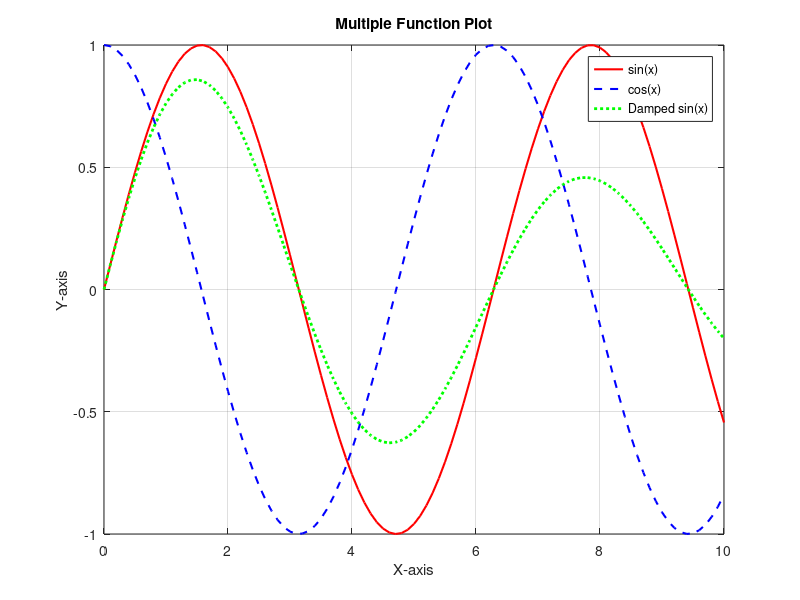
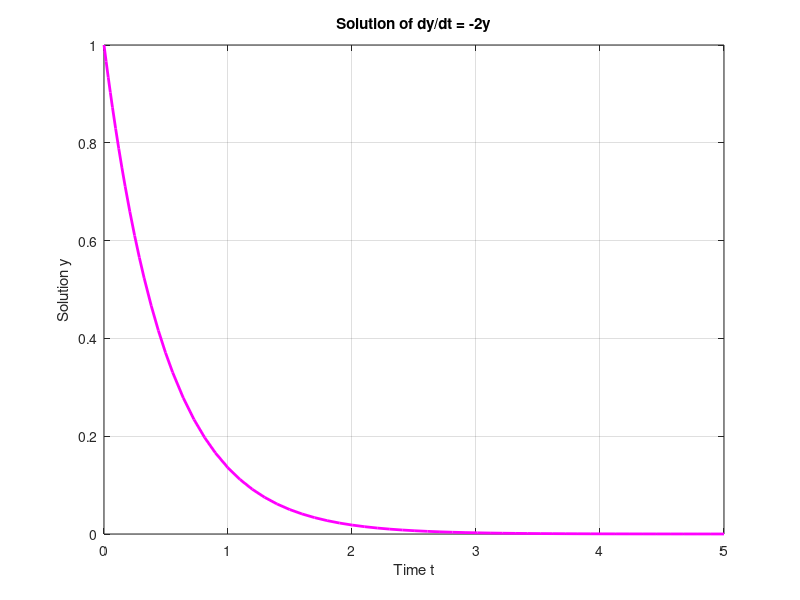

The MATLAB script that drew these images, in order: (Note: this script raises an error after producing the figures.)
%% MATLAB Advanced Practice Guide
% Covers: Advanced Plotting, File Handling, Vectorization, Numerical Solving, and GUI Preview

clc;
clear;
close all;

%% 1. Advanced Plotting: Multiple Plots with Legends
x = 0:0.1:10;
y1 = sin(x);
y2 = cos(x);
y3 = exp(-0.1 * x) .* sin(x);

figure;
plot(x, y1, 'r', 'LineWidth', 1.5); hold on;
plot(x, y2, 'b--', 'LineWidth', 1.5);
plot(x, y3, 'g:', 'LineWidth', 2);
xlabel('X-axis');
ylabel('Y-axis');
title('Multiple Function Plot');
legend('sin(x)', 'cos(x)', 'Damped sin(x)');
grid on;

%% 2. File Handling: Writing and Reading Data from a Text File
data = [x' y1' y2' y3'];
fileID = fopen('function_data.txt', 'w');
fprintf(fileID, 'X sin(x) cos(x) Damped_sin(x)\n');
fprintf(fileID, '%6.2f %10.4f %10.4f %10.4f\n', data');
fclose(fileID);

disp('Data written to function_data.txt');

% Reading the file
disp('Reading the file:');
fileID = fopen('function_data.txt', 'r');
textData = fread(fileID, '*char')';
fclose(fileID);
disp(textData);

%% 3. Vectorized Summation (Avoiding Loops)
v = 1:10000;
sum_v = sum(v); % Vectorized sum, no loop
disp(['Sum of 1 to 10000: ', num2str(sum_v)]);

%% 4. Solving a Differential Equation (dy/dt = -2y)
% Using ode45 solver
disp('Solving dy/dt = -2y using ode45');
odeFun = @(t, y) -2*y;
[tSol, ySol] = ode45(odeFun, [0 5], 1);

figure;
plot(tSol, ySol, 'm', 'LineWidth', 2);
xlabel('Time t');
ylabel('Solution y');
title('Solution of dy/dt = -2y');
grid on;

%% 5. Simple GUI Preview using App Designer (Manual Task)
disp('For GUI: Open MATLAB App Designer to build buttons, sliders, and interactive plots.');

%% 6. Matrix Operations and Eigenvalues
A = [4 2; 1 3];
disp('Matrix A:');
disp(A);

detA = det(A);
invA = inv(A);
[eVec, eVal] = eig(A);

disp(['Determinant of A: ', num2str(detA)]);
disp('Inverse of A:');
disp(invA);
disp('Eigenvalues of A:');
disp(diag(eVal));

%% 7. Symbolic Math Toolbox Usage
syms x_sym
f = x_sym^3 - 6*x_sym^2 + 11*x_sym - 6;

df = diff(f);              % First derivative
intf = int(f);             % Indefinite integral
roots_f = solve(f == 0);   % Solving equation

disp('Symbolic Function:');
disp(f);
disp('Derivative:');
disp(df);
disp('Integral:');
disp(intf);
disp('Roots:');
disp(roots_f);

%% 8. 3D Plotting
[X, Y] = meshgrid(-5:0.5:5);
Z = sin(sqrt(X.^2 + Y.^2));

figure;
surf(X, Y, Z);
xlabel('X');
ylabel('Y');
zlabel('Z');
title('3D Surface Plot');
shading interp;
colorbar;

%% 9. Data Visualization with Subplots
t = 0:0.1:2*pi;

figure;
subplot(2,2,1);
plot(t, sin(t)); title('sin(t)');

subplot(2,2,2);
plot(t, cos(t)); title('cos(t)');

subplot(2,2,3);
plot(t, tan(t)); title('tan(t)');

subplot(2,2,4);
plot(t, sin(t).*cos(t)); title('sin(t)cos(t)');

%% 10. Performance Measurement using tic-toc
disp('Performance Comparison');

tic;
sum_loop = 0;
for i = 1:1000000
    sum_loop = sum_loop + i;
end
loop_time = toc;

tic;
sum_vec = sum(1:1000000);
vec_time = toc;

disp(['Loop Time: ', num2str(loop_time)]);
disp(['Vectorized Time: ', num2str(vec_time)]);

%% End of Advanced Guide
disp('--- End of MATLAB Advanced Practice Guide ---');
